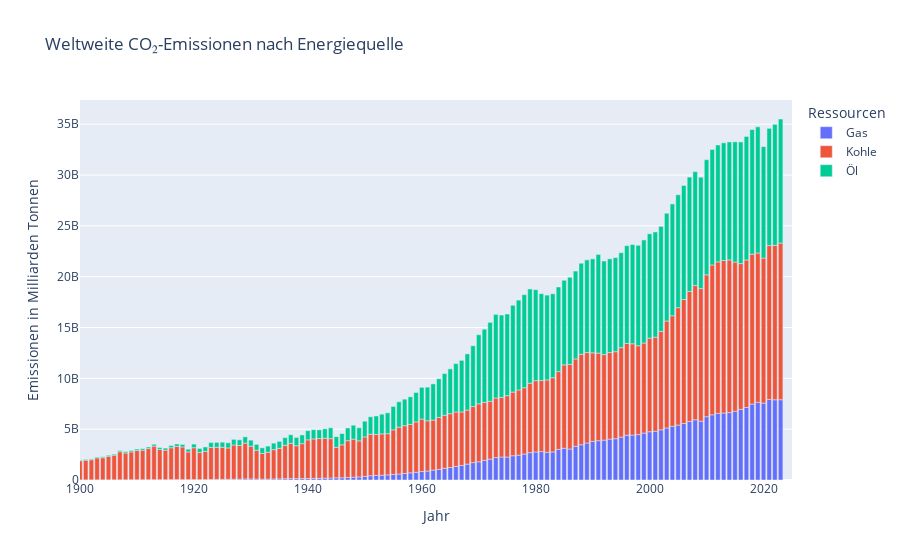

The notebook cell saved with this chart:
### Code cell
fig = px.bar(
    df_welt,
    x='Year',
    y='Emissions',
    color='Source',
    title='Weltweite CO₂-Emissionen nach Energiequelle',
    hover_data= {
        'Emissions (Mt)': ':.2f',
        'Part (%)': True,
        'Year': False,
        'Source': False,
        'Total': False,
        'Emissions': False
    },
    labels= {  
         'Year': 'Jahr',
        'Emissions': 'Emissionen',
        'Emissions (Mt)': 'Emissionen (MtCO₂)',
        'Emissions (Mt)': 'Emissions (MtCO₂)',
        'Anteil (%)': '% vom total'}
)
fig.update_layout(xaxis_range =[1900, 2025],
                  legend_title = 'Ressourcen',
                  xaxis_title= 'Jahr',
                  yaxis_title= 'Emissionen in Milliarden Tonnen')
fig.show()

### Figure 1 — Plotly figure (JSON) as saved in the notebook; plotly's stock layout.template omitted (floating-point values rounded to 4 significant figures; data arrays with more than 128 entries replaced by an {"elided": "..."} marker saying what was removed)
{"data": [{"customdata": {"elided": "142x4 mixed values"}, "hovertemplate": "Emissions (MtCO₂)=%{customdata[0]:.2f}<br>Part (%)=%{customdata[1]}<extra></extra>", "legendgroup": "Gas", "marker": {"color": "#636efa", "pattern": {"shape": ""}}, "name": "Gas", "orientation": "v", "showlegend": true, "textposition": "auto", "type": "bar", "x": {"elided": "142 int values"}, "xaxis": "x", "y": {"elided": "142 float values"}, "yaxis": "y"}, {"customdata": {"elided": "274x4 mixed values"}, "hovertemplate": "Emissions (MtCO₂)=%{customdata[0]:.2f}<br>Part (%)=%{customdata[1]}<extra></extra>", "legendgroup": "Kohle", "marker": {"color": "#EF553B", "pattern": {"shape": ""}}, "name": "Kohle", "orientation": "v", "showlegend": true, "textposition": "auto", "type": "bar", "x": {"elided": "274 int values"}, "xaxis": "x", "y": {"elided": "274 float values"}, "yaxis": "y"}, {"customdata": {"elided": "169x4 mixed values"}, "hovertemplate": "Emissions (MtCO₂)=%{customdata[0]:.2f}<br>Part (%)=%{customdata[1]}<extra></extra>", "legendgroup": "Öl", "marker": {"color": "#00cc96", "pattern": {"shape": ""}}, "name": "Öl", "orientation": "v", "showlegend": true, "textposition": "auto", "type": "bar", "x": {"elided": "169 int values"}, "xaxis": "x", "y": {"elided": "169 float values"}, "yaxis": "y"}], "layout": {"barmode": "relative", "legend": {"title": {"text": "Ressourcen"}, "tracegroupgap": 0}, "title": {"text": "Weltweite CO₂-Emissionen nach Energiequelle"}, "xaxis": {"anchor": "y", "domain": [0, 1], "range": [1900, 2025], "title": {"text": "Jahr"}}, "yaxis": {"anchor": "x", "domain": [0, 1], "title": {"text": "Emissionen in Milliarden Tonnen"}}}}
